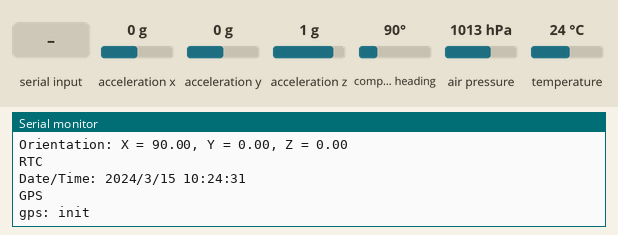
Simulated run of this sketch. Board: ESP32. Parts: the last lines printed to the serial monitor. Inputs (shaded band) come from the test bench; at power-on: acceleration x 0 g, acceleration y 0 g, acceleration z 1 g, compass heading 90°, air pressure 1013 hPa, temperature 24 °C. The local clock reads 2024-03-15 10:24:30 at power-on unless the sketch sets it; EEPROM starts erased.

Above: at 1.2 s.
1.3 s: "$GNGLL\n" received over the second serial link
At 2.6 s:
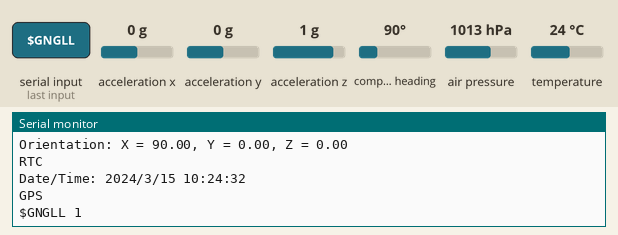
4.6 s: acceleration x set to -1.4 g
At 5.9 s:
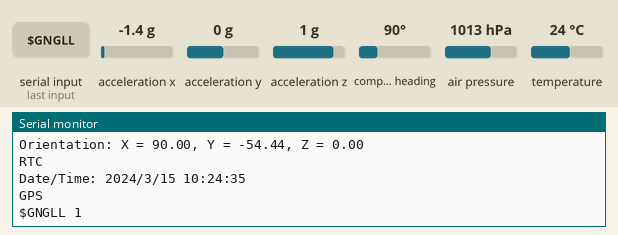
6.1 s: "1\n" received over the second serial link
At 7.7 s:
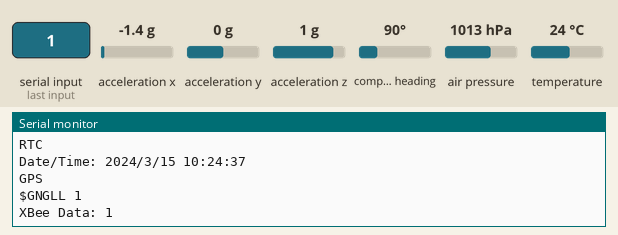
8.6 s: acceleration y set to -1.4 g
At 9.9 s:
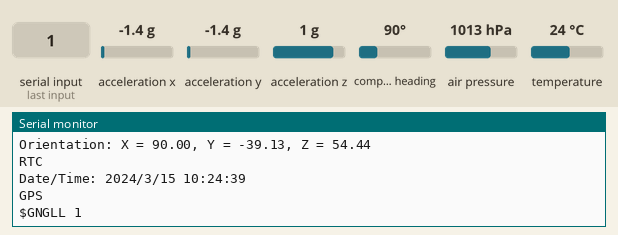
10.1 s: "$GNGLL\n" received over the second serial link
At 12.0 s:
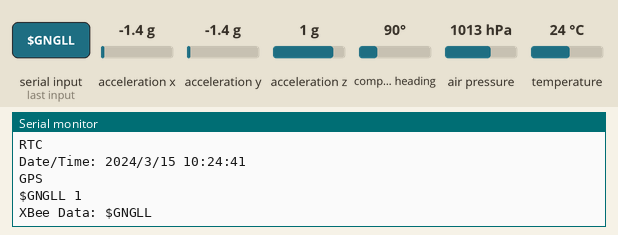
12.6 s: acceleration z set to -1.4 g
At 13.5 s:
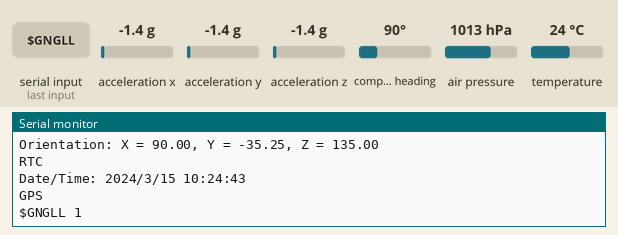
Timing chart, 0 to 15.1 s (numbered marks = the images above; inputs shaded):
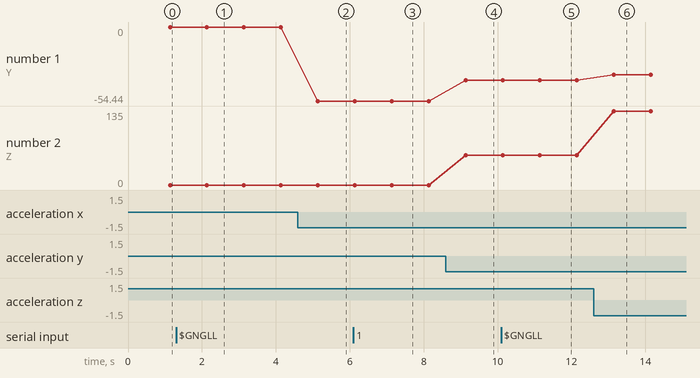

Measured:
- after the input at 1.3 s, the serial monitor: prints a new line after 0.84 s (image 1)
- after the input at 4.6 s, the serial monitor: prints a new line after 0.54 s (image 2)
- after the input at 6.1 s, the serial monitor: prints a new line after 1.0 s (image 3)
- after the input at 8.6 s, the serial monitor: prints a new line after 0.54 s (image 4)
- after the input at 10.1 s, the serial monitor: prints a new line after 1.0 s (image 5)
- after the input at 12.6 s, the serial monitor: prints a new line after 0.54 s (image 6)
- plotted number 1: 0 → -54.44 after the input at 4.6 s, -54.44 → -39.13 after the input at 8.6 s, -39.13 → -35.25 after the input at 12.6 s
- plotted number 2: 0 → 54.44 after the input at 8.6 s, 54.44 → 135 after the input at 12.6 s

The sketch:

kartTest.ino
```cpp
#include <Wire.h>
#include <Adafruit_Sensor.h>
#include <Adafruit_BMP280.h>
#include <Adafruit_BNO055.h>
#include <utility/imumaths.h>
#include <RTClib.h>

//SPI FLASH https://randomnerdtutorials.com/esp32-save-data-permanently-preferences/
#include <Preferences.h>
Preferences preferences;
// critic
// {
//   packet_count: "your_ssid"
//   pass: "your_pass"
// }
int packet_count;


//////RTOS

#include "freertos/FreeRTOS.h" //freeRTOS items to be used
#include "freertos/task.h"

String gpsData = "gps: init\n";		 // Global GPS data string

SemaphoreHandle_t xSemaphore = NULL; // Mutex for synchronization


String xbeeData = "";

// tasks
void readXBeeTask(void* parameter);

/////

// init
bool isBMP280Initialized = false;
bool isBNO055Initialized = false;
bool isRTCInitialized = false;
///

#define SEALEVELPRESSURE_HPA (1013.25)

// ******** PINS ************

//UBLOX UART
int RXPin = 16; // ESP32 pin connected to M8M TX //16
int TXPin = 17; //17

// I2C
Adafruit_BMP280 bmp;
Adafruit_BNO055 bno = Adafruit_BNO055(55);
RTC_DS3231 rtc;

//XBee UART
HardwareSerial XBee(1);
int XBee_RX = 4;
int XBee_TX = 2;

//////////////////////////////////////
void setup()
{
	begin_serials();
	init_sensors();

	// rtos
	xSemaphore = xSemaphoreCreateMutex();										// Create a mutex
	xTaskCreatePinnedToCore(update_GPS, "update_GPS", 20000, NULL, 1, NULL, 0); // Task pinned to core 0

  // Create a task for reading XBee data, pinned to Core 0
  xTaskCreatePinnedToCore(readXBeeTask, "readXBeeTask", 10000, NULL, 1, NULL, 0);


  preferences.begin("mission_data", false);
  packet_count = preferences.getUInt("packet_count", 0);
}

void loop()
{
	static unsigned long lastUpdate = 0;
	unsigned long currentMillis = millis();
  //static int i = preferences.getUInt("packet_count", 0);


	// 1 second
	if (currentMillis - lastUpdate >= 1000)
	{
		lastUpdate = currentMillis;

		// Gather data
		String data = "ITER: " + String(packet_count) + "\n";
    packet_count++;
		data += "BMP_280\n" + get_BMP280()  + "\n";
		data += "BNO055\n"  + get_BNO055()  + "\n";
		data += "RTC\n"     + get_RTC()     + "\n";
		data += "GPS\n"     + get_GPS()     + "\n";

		// Send data over XBee
		// XBee.println(data);

    XBee.println(data);
		Serial.println(data);
    preferences.putUInt("packet_count", packet_count);
	}
}
```

kartInit.ino
```cpp
void begin_serials()
{
	Serial.begin(115200);
	XBee.begin(9600, SERIAL_8N1, XBee_RX, XBee_TX);
	Serial2.begin(9600, SERIAL_8N1, RXPin, TXPin);
}

void init_sensors()
{
	initBMP280();
	initBNO055();
	initRTC();
}


void initBMP280()
{
	isBMP280Initialized = bmp.begin(0x76);

	if (!isBMP280Initialized)
		Serial.println("Couldn't find BMP280 sensor");
}

void initBNO055()
{
	isBNO055Initialized = bno.begin();

	if (!isBNO055Initialized)
		Serial.println("Couldn't find BNO055 sensor");
	else
		bno.setExtCrystalUse(true);
}

void initRTC()
{
	isRTCInitialized = rtc.begin();

	if (!isRTCInitialized)
		Serial.println("Couldn't find DS3231");
	else if (rtc.lostPower())
	{
		Serial.println("RTC lost power, let's set the time!");
		// rtc.adjust(DateTime(F(__DATE__), F(__TIME__)));
	}
}
```

kartSensor.ino
```cpp
String get_BMP280()
{
	if (!isBMP280Initialized)
		return "BMP280 not initialized\n";

	float temperature = bmp.readTemperature();
	float pressure = bmp.readPressure();
	String output = "";

	output += "Temperature = " + String(temperature) + " *C\n";
	output += "Pressure = " + String(pressure / 101325.0) + " ATM\n";
	output += "Approx altitude = " + String(bmp.readAltitude(SEALEVELPRESSURE_HPA)) + " m\n";

	return output;
}

String get_BNO055()
{
	if (!isBNO055Initialized)
		return "BNO055 not initialized\n";

	imu::Vector<3> euler = bno.getVector(Adafruit_BNO055::VECTOR_EULER);
	String output = "";

	output += "Orientation: X = " + String(euler.x()) + ", Y = " + String(euler.y()) + ", Z = " + String(euler.z()) + "\n";

	return output;
}

String get_RTC()
{
	if (!isRTCInitialized)
		return "RTC not initialized\n";

	DateTime now = rtc.now();
	String output = "";

	output += "Date/Time: " + String(now.year(), DEC) + "/" + String(now.month(), DEC) + "/" + String(now.day(), DEC);
	output += " " + String(now.hour(), DEC) + ":" + String(now.minute(), DEC) + ":" + String(now.second(), DEC) + "\n";

	return output;
}

String get_GPS()
{
	String output = "";
	// RTOS
	if (xSemaphoreTake(xSemaphore, (TickType_t)10))
	{
		output += gpsData + "\n";
		xSemaphoreGive(xSemaphore);
	}
	return output;
}

// Function to read GPS data - runs on Core 0
void update_GPS(void* parameter)
{
	while (true)
	{
		if (Serial2.available() > 0)
		{
			process_GPS();
		}

		// Yield control back to the system
		vTaskDelay(10 / portTICK_PERIOD_MS); // Adjust delay as needed

		// Optionally, feed the watchdog here if necessary
		// esp_task_wdt_reset();
	}
}

void process_GPS()
{
	String line;
	while (Serial2.available())
	{
		char c = Serial2.read();
		// Serial.print(c);
		if (c == '\n')
		{
			if (line.startsWith("$GNGLL"))
			{
				// Serial.print(line);
				if (xSemaphoreTake(xSemaphore, (TickType_t)10))
				{
					gpsData = line; // Critical section
          gpsData += " "; //to delete
          gpsData += packet_count;
					xSemaphoreGive(xSemaphore);
				}
			}

			line = "";
		}
		else
			line += c;

		// Yield control in each iteration
		vTaskDelay(1 / portTICK_PERIOD_MS);
	}
}

void readXBeeTask(void* parameter)
{
	while (true)
	{
		if (XBee.available() > 0)
		{
			// Read incoming data from XBee
			xbeeData = XBee.readString();
			// Print data to Serial (or process it as needed)
			Serial.print("XBee Data: ");
			Serial.println(xbeeData);
		}

		// Delay to yield time to other tasks
		vTaskDelay(10 / portTICK_PERIOD_MS);
	}
}
```
